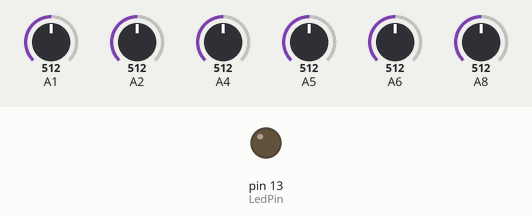
Recording of a sketch running on a simulated Teensy 4. Parts: output pins drawn as LEDs (lit = HIGH). Inputs (shaded band) come from the test bench; at power-on: A1 = 512, A2 = 512, A4 = 512, A5 = 512, A6 = 512, A8 = 512. What the sketch prints to the serial monitor is not drawn.

Above: at 1.2 s.
1.3 s: A1 set to 416
2.8 s: A1 set to 385
At 3.3 s:
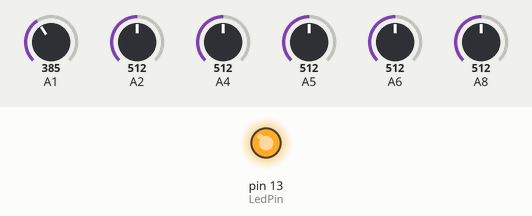
4.3 s: A1 set to 716
At 5.5 s:
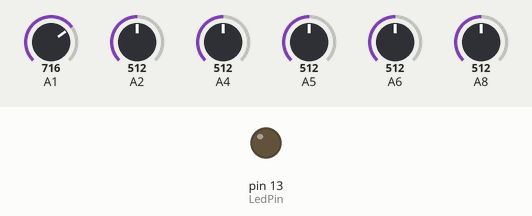
5.8 s: A1 set to 306
At 6.7 s:
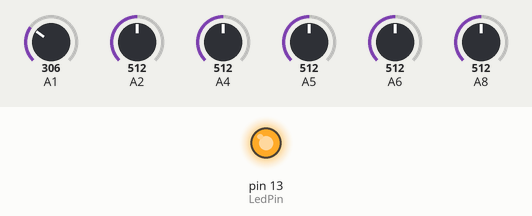
Timing chart, 0 to 8.3 s (numbered marks = the images above; inputs shaded):
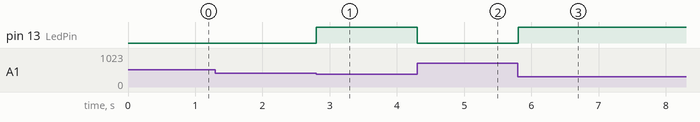

Measured:
- the behaviour switches between 400 and 399 on A1 (found by bisection; images 0 and 1)
- after the input at 2.8 s, pin 13 (LedPin): LOW → HIGH at once
- after the input at 4.3 s, pin 13 (LedPin): HIGH → LOW at once
- after the input at 5.8 s, pin 13 (LedPin): LOW → HIGH at once

The sketch:

DDR_Pad_Check.ino
```cpp
// (licence header left out)
const int LedPin = 13;
bool led = false;

#define BUTTON_DEBUG 1
//#define THRESH_DEBUG

#define N_DELAY 16

/*
 * A Delay-line class. Feed samples in, and it comes back out N_DELAY samples later.
 */
struct DelayLine
{
public:
  DelayLine()
  {
    // Initialize the buffer and index to 0.
    for (unsigned int i=0; i<N_DELAY; i++)
      buff[i] = 0;
    idx = 0;
  }

  // Disallow copying and assignment. Prevents accidental oopsies.
  DelayLine(const DelayLine&) = delete;
  DelayLine & operator=(const DelayLine&) = delete;

  // Pop a value off the delay line, and push a new one one:
  unsigned int next(unsigned int n)
  {
    // Grab the next value off the buffer:
    unsigned int ret = buff[idx];

    // Put the new value into the buffer:
    buff[idx] = n;

    // Increment and wrap the index:
    idx++;
    if (idx >= N_DELAY)
      idx = 0;

    return ret;
  }
private:
  // Index to read and write next value:
  unsigned int idx;

  // Buffer to hold our circular buffer of data:
  unsigned int buff[N_DELAY];

};

struct Thresher
{
public:
  /*
     Thresher constructor.

     absThresh - Static threshold. If the ADC is below this value. Call it on.

     relThresh -  Relative threshold. If we see the signal drop by this much over
                  N_DELAY samples, we also declare the button on. Helps with light
                  taps.
  */
  Thresher(unsigned int absThresh, long relThresh) :
    absThresh(absThresh), relThresh(relThresh)
  {}

  // Disallow copying and assignment. Prevents accidental oopsies.
  Thresher(const Thresher&) = delete;
  Thresher & operator=(const Thresher&) = delete;

  bool next(unsigned int x)
  {
    // Get the same from N_DELAY samples ago, and push the current sample into the
    // delay line:
    long delayed = delayLine.next(x);

    // Convert to signed long, so we can subtract and get a happily signed result:
    long longX = x;

    // Different between same from N_DELAY ago and current sample:
    long diff = delayed - longX;

    // Check if the button is one:
    bool on = false;
    if (x < absThresh)
    {
#ifdef THRESH_DEBUG
      Serial.printf("%lu ABS THRESH ON\n", millis());
#endif
      on = true;
    }
    if (diff > relThresh)
    {
#ifdef THRESH_DEBUG
      Serial.printf("%lu REL THRESH ON\n", millis());
#endif
      on = true;
    }

    return on;
  }

private:

  // Static threshold. If the ADC is below this value. Call it on:
  unsigned int absThresh;

  // Realtive threshold. If we see the signal drop by this much over N_DELAY
  // samples, we also declare the button on. Helps with light taps.
  long relThresh;
  DelayLine delayLine;
};

/*
   Button class. Handles updating buttons.
*/
struct Button
{
public:
  /*
     Button constructor.

     adcPin - analog to digital convertor pin number

     thresh - see Thresher

     diffThresh - see Thresher.

     joystickButton - Which joystick buton to press when this ADC pin is
              pressed.
  */
  Button(int adcPin, unsigned int absThresh, long relThresh, int joystickButton) :
    adcPin(adcPin), joystickButton(joystickButton), buttabsThresher(absThresh, relThresh)
  {}

  // Disallow copying and assignment. Prevents accidental oopsies.
  Button(const Button&) = delete;
  Button & operator=(const Button&) = delete;

  /*
     Static method to setup things before calling the update methods.
  */
  static void preUpdate()
  {
    // Turn off the LED:
    led = false;

#ifdef BUTTON_DEBUG
    // Print out the time value to for the first CSV value. Note, Serial.print()
    // printed the wrong value.
    Serial.printf("%lu,", millis());
#endif

  }

  /*
     Update method. Check the ADC, and press/unpress the button as appropirate.
  */
  void update()
  {

    // Read the ADC:
    int adc = analogRead(adcPin);

    // Check the thresh, to see if we should turn the button on:
    bool on = buttabsThresher.next(adc);

    // Set the joystick button (doesn't actually update until the postUpdate
    // call).
    Joystick.button(joystickButton, on);

    // Update the LED state:
    led |= on;

#ifdef BUTTON_DEBUG
    // Print the ADC value:
    Serial.printf("%d,", adc);
#endif
  }

  /*
     Static method for after update stuff.
  */
  static void postUpdate()
  {
    // Actually update the joystick state. Sending them all at once is way faster.
    Joystick.send_now();

    // Update the LED. On if something is pressed, off otherwise:
    digitalWrite(LedPin, led);

#ifdef BUTTON_DEBUG
    // Print out the endline for the serial port CSV data:
    Serial.print("\n");
#endif
  }

private:

  // ADC pin number:
  int adcPin;

  // Joystick button to press when our input button is down:
  int joystickButton;

  // Object which does the
  Thresher buttabsThresher;
};


// I have two pads. One has connections on top, and one on the side. I accidentaly
// wired them up differently, so the have different analog input pins. Oops.
#define PAD_WITH_TOP_CONNECTION 1
//#define PAD_WITH_SIDE_CONNECTION

// Define the buttons (analog input pin, abs thresh, rel thresh, joystick button):
#ifdef PAD_WITH_SIDE_CONNECTION
Button buttons[] =
{
  {A0, 400, 200, 1},
  {A2, 400, 200, 2},
  {A3, 400, 200, 3},
  {A5, 400, 200, 4},
  {A6, 400, 200, 5},
  {A8, 400, 200, 6}
};
#elif PAD_WITH_TOP_CONNECTION
Button buttons[] =
{
  {A1, 400, 200, 1},
  {A2, 400, 200, 2},
  {A4, 400, 200, 3},
  {A5, 400, 200, 4},
  {A6, 400, 200, 5},
  {A8, 400, 200, 6}
};
#endif

// Arduion setup function
void setup()
{
  // Setup the LedPin to be an output, so we can turn the LED on/off:
  pinMode(LedPin, OUTPUT);

  // Set sendstate to flase. This prevents the Joystick library from updating the state on every
  // set button call. Those calls take like 1ms each, so let's not do that. Make one update so
  // we only pay the price once, not once for every button.
  Joystick.useManualSend(true);
}

void loop()
{
  // Do the pre-udpate step:
  Button::preUpdate();

  // Loop over the buttons, and update each one. Don't forget the &! Without that, instead of
  // a reference, we get a copy of the buttons. Since our buttons need to store state in their
  // delay line, calling update on a copy is no good, since the copy gets updated, instead of
  // the real object. I spent like half a day realizing that. I should make the copy
  // constructors private.
  for (auto& button : buttons)
    button.update();

  // Post-update step:
  Button::postUpdate();
}
```
